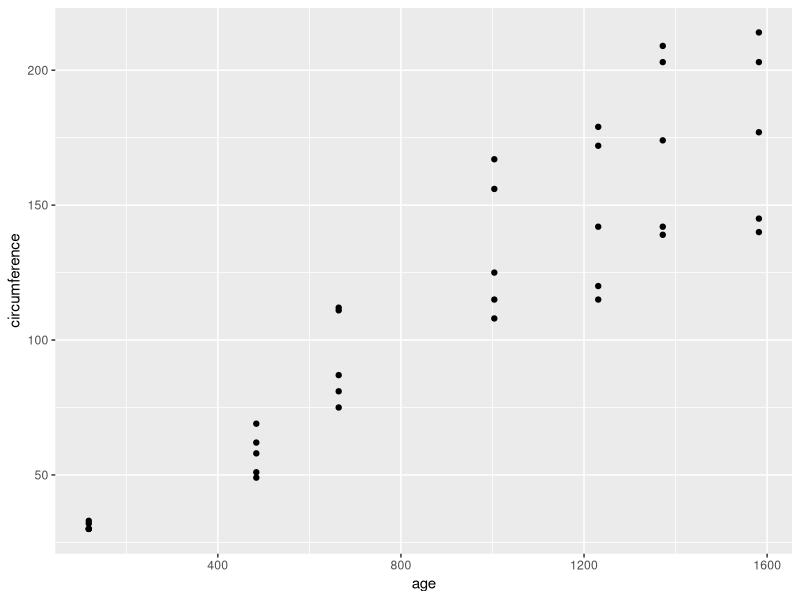
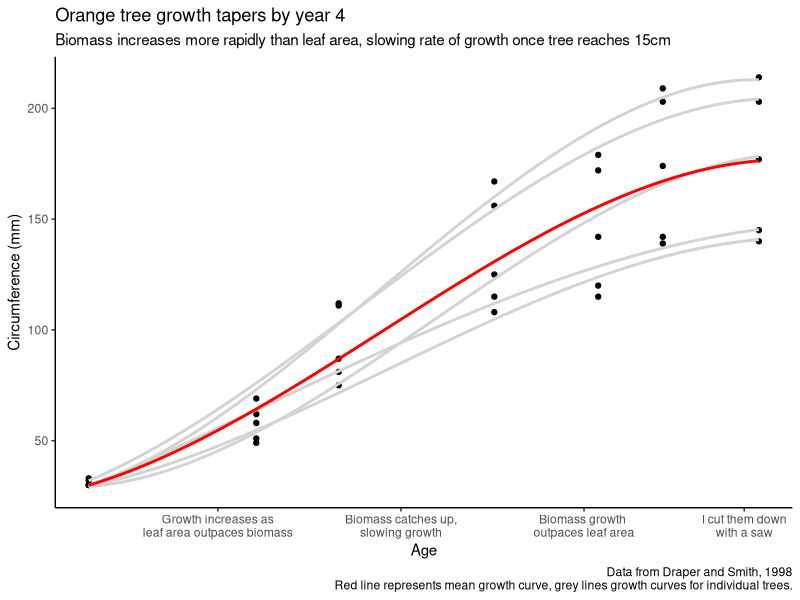

Here is the R script that generated these plots, in order:
## ---- chunk 1
knitr::opts_chunk$set(warning = F, message = F)
library(ggplot2)
  ggplot(dplyr::as_tibble(Orange), aes(age, circumference)) + 
  geom_point()
## ---- chunk 2
library(dplyr)
Orange %>%
  as_tibble() %>%
  ggplot(aes(age, circumference)) + 
  geom_point() + 
  geom_smooth(aes(group = Tree), se = F, color = "lightgrey", formula = "y ~ poly(x, 3)", method = "lm") + 
  geom_smooth(se = F, color = "red", formula = "y ~ poly(x, 3)", method = "lm") +
  scale_x_continuous(labels = c("Growth increases as\nleaf area outpaces biomass", 
                                "Biomass catches up,\nslowing growth", 
                                "Biomass growth \noutpaces leaf area", 
                                "I cut them down\nwith a saw"),
                     breaks = c(400, 800, 1200, 1550)) + 
  theme_classic() + 
  labs(x = "Age",
       y = "Circumference (mm)",
       title = "Orange tree growth tapers by year 4",
       subtitle = "Biomass increases more rapidly than leaf area, slowing rate of growth once tree reaches 15cm",
       caption = "Data from Draper and Smith, 1998\nRed line represents mean growth curve, grey lines growth curves for individual trees.")
